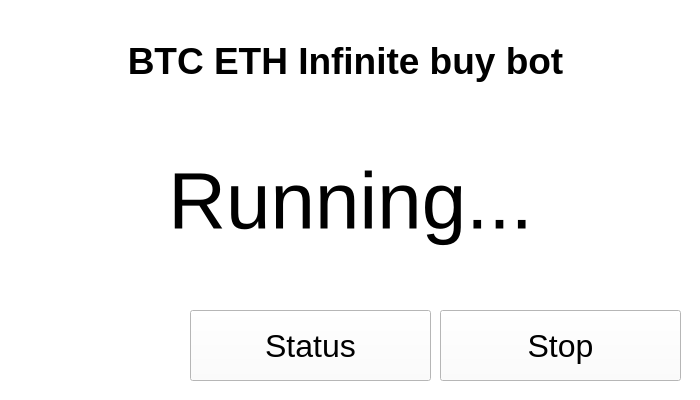
<?xml version="1.0" encoding="UTF-8"?>
<ui version="4.0">
 <class>MainWindow</class>
 <widget class="QMainWindow" name="MainWindow">
  <property name="geometry">
   <rect>
    <x>0</x>
    <y>0</y>
    <width>700</width>
    <height>400</height>
   </rect>
  </property>
  <property name="palette">
   <palette>
    <active>
     <colorrole role="WindowText">
      <brush brushstyle="SolidPattern">
       <color alpha="255">
        <red>0</red>
        <green>0</green>
        <blue>0</blue>
       </color>
      </brush>
     </colorrole>
     <colorrole role="Button">
      <brush brushstyle="SolidPattern">
       <color alpha="255">
        <red>255</red>
        <green>255</green>
        <blue>255</blue>
       </color>
      </brush>
     </colorrole>
     <colorrole role="Light">
      <brush brushstyle="SolidPattern">
       <color alpha="255">
        <red>255</red>
        <green>255</green>
        <blue>255</blue>
       </color>
      </brush>
     </colorrole>
     <colorrole role="Midlight">
      <brush brushstyle="SolidPattern">
       <color alpha="255">
        <red>255</red>
        <green>255</green>
        <blue>255</blue>
       </color>
      </brush>
     </colorrole>
     <colorrole role="Dark">
      <brush brushstyle="SolidPattern">
       <color alpha="255">
        <red>127</red>
        <green>127</green>
        <blue>127</blue>
       </color>
      </brush>
     </colorrole>
     <colorrole role="Mid">
      <brush brushstyle="SolidPattern">
       <color alpha="255">
        <red>170</red>
        <green>170</green>
        <blue>170</blue>
       </color>
      </brush>
     </colorrole>
     <colorrole role="Text">
      <brush brushstyle="SolidPattern">
       <color alpha="255">
        <red>0</red>
        <green>0</green>
        <blue>0</blue>
       </color>
      </brush>
     </colorrole>
     <colorrole role="BrightText">
      <brush brushstyle="SolidPattern">
       <color alpha="255">
        <red>255</red>
        <green>255</green>
        <blue>255</blue>
       </color>
      </brush>
     </colorrole>
     <colorrole role="ButtonText">
      <brush brushstyle="SolidPattern">
       <color alpha="255">
        <red>0</red>
        <green>0</green>
        <blue>0</blue>
       </color>
      </brush>
     </colorrole>
     <colorrole role="Base">
      <brush brushstyle="SolidPattern">
       <color alpha="255">
        <red>255</red>
        <green>255</green>
        <blue>255</blue>
       </color>
      </brush>
     </colorrole>
     <colorrole role="Window">
      <brush brushstyle="SolidPattern">
       <color alpha="255">
        <red>255</red>
        <green>255</green>
        <blue>255</blue>
       </color>
      </brush>
     </colorrole>
     <colorrole role="Shadow">
      <brush brushstyle="SolidPattern">
       <color alpha="255">
        <red>0</red>
        <green>0</green>
        <blue>0</blue>
       </color>
      </brush>
     </colorrole>
     <colorrole role="AlternateBase">
      <brush brushstyle="SolidPattern">
       <color alpha="255">
        <red>255</red>
        <green>255</green>
        <blue>255</blue>
       </color>
      </brush>
     </colorrole>
     <colorrole role="ToolTipBase">
      <brush brushstyle="SolidPattern">
       <color alpha="255">
        <red>255</red>
        <green>255</green>
        <blue>220</blue>
       </color>
      </brush>
     </colorrole>
     <colorrole role="ToolTipText">
      <brush brushstyle="SolidPattern">
       <color alpha="255">
        <red>0</red>
        <green>0</green>
        <blue>0</blue>
       </color>
      </brush>
     </colorrole>
    </active>
    <inactive>
     <colorrole role="WindowText">
      <brush brushstyle="SolidPattern">
       <color alpha="255">
        <red>0</red>
        <green>0</green>
        <blue>0</blue>
       </color>
      </brush>
     </colorrole>
     <colorrole role="Button">
      <brush brushstyle="SolidPattern">
       <color alpha="255">
        <red>255</red>
        <green>255</green>
        <blue>255</blue>
       </color>
      </brush>
     </colorrole>
     <colorrole role="Light">
      <brush brushstyle="SolidPattern">
       <color alpha="255">
        <red>255</red>
        <green>255</green>
        <blue>255</blue>
       </color>
      </brush>
     </colorrole>
     <colorrole role="Midlight">
      <brush brushstyle="SolidPattern">
       <color alpha="255">
        <red>255</red>
        <green>255</green>
        <blue>255</blue>
       </color>
      </brush>
     </colorrole>
     <colorrole role="Dark">
      <brush brushstyle="SolidPattern">
       <color alpha="255">
        <red>127</red>
        <green>127</green>
        <blue>127</blue>
       </color>
      </brush>
     </colorrole>
     <colorrole role="Mid">
      <brush brushstyle="SolidPattern">
       <color alpha="255">
        <red>170</red>
        <green>170</green>
        <blue>170</blue>
       </color>
      </brush>
     </colorrole>
     <colorrole role="Text">
      <brush brushstyle="SolidPattern">
       <color alpha="255">
        <red>0</red>
        <green>0</green>
        <blue>0</blue>
       </color>
      </brush>
     </colorrole>
     <colorrole role="BrightText">
      <brush brushstyle="SolidPattern">
       <color alpha="255">
        <red>255</red>
        <green>255</green>
        <blue>255</blue>
       </color>
      </brush>
     </colorrole>
     <colorrole role="ButtonText">
      <brush brushstyle="SolidPattern">
       <color alpha="255">
        <red>0</red>
        <green>0</green>
        <blue>0</blue>
       </color>
      </brush>
     </colorrole>
     <colorrole role="Base">
      <brush brushstyle="SolidPattern">
       <color alpha="255">
        <red>255</red>
        <green>255</green>
        <blue>255</blue>
       </color>
      </brush>
     </colorrole>
     <colorrole role="Window">
      <brush brushstyle="SolidPattern">
       <color alpha="255">
        <red>255</red>
        <green>255</green>
        <blue>255</blue>
       </color>
      </brush>
     </colorrole>
     <colorrole role="Shadow">
      <brush brushstyle="SolidPattern">
       <color alpha="255">
        <red>0</red>
        <green>0</green>
        <blue>0</blue>
       </color>
      </brush>
     </colorrole>
     <colorrole role="AlternateBase">
      <brush brushstyle="SolidPattern">
       <color alpha="255">
        <red>255</red>
        <green>255</green>
        <blue>255</blue>
       </color>
      </brush>
     </colorrole>
     <colorrole role="ToolTipBase">
      <brush brushstyle="SolidPattern">
       <color alpha="255">
        <red>255</red>
        <green>255</green>
        <blue>220</blue>
       </color>
      </brush>
     </colorrole>
     <colorrole role="ToolTipText">
      <brush brushstyle="SolidPattern">
       <color alpha="255">
        <red>0</red>
        <green>0</green>
        <blue>0</blue>
       </color>
      </brush>
     </colorrole>
    </inactive>
    <disabled>
     <colorrole role="WindowText">
      <brush brushstyle="SolidPattern">
       <color alpha="255">
        <red>127</red>
        <green>127</green>
        <blue>127</blue>
       </color>
      </brush>
     </colorrole>
     <colorrole role="Button">
      <brush brushstyle="SolidPattern">
       <color alpha="255">
        <red>255</red>
        <green>255</green>
        <blue>255</blue>
       </color>
      </brush>
     </colorrole>
     <colorrole role="Light">
      <brush brushstyle="SolidPattern">
       <color alpha="255">
        <red>255</red>
        <green>255</green>
        <blue>255</blue>
       </color>
      </brush>
     </colorrole>
     <colorrole role="Midlight">
      <brush brushstyle="SolidPattern">
       <color alpha="255">
        <red>255</red>
        <green>255</green>
        <blue>255</blue>
       </color>
      </brush>
     </colorrole>
     <colorrole role="Dark">
      <brush brushstyle="SolidPattern">
       <color alpha="255">
        <red>127</red>
        <green>127</green>
        <blue>127</blue>
       </color>
      </brush>
     </colorrole>
     <colorrole role="Mid">
      <brush brushstyle="SolidPattern">
       <color alpha="255">
        <red>170</red>
        <green>170</green>
        <blue>170</blue>
       </color>
      </brush>
     </colorrole>
     <colorrole role="Text">
      <brush brushstyle="SolidPattern">
       <color alpha="255">
        <red>127</red>
        <green>127</green>
        <blue>127</blue>
       </color>
      </brush>
     </colorrole>
     <colorrole role="BrightText">
      <brush brushstyle="SolidPattern">
       <color alpha="255">
        <red>255</red>
        <green>255</green>
        <blue>255</blue>
       </color>
      </brush>
     </colorrole>
     <colorrole role="ButtonText">
      <brush brushstyle="SolidPattern">
       <color alpha="255">
        <red>127</red>
        <green>127</green>
        <blue>127</blue>
       </color>
      </brush>
     </colorrole>
     <colorrole role="Base">
      <brush brushstyle="SolidPattern">
       <color alpha="255">
        <red>255</red>
        <green>255</green>
        <blue>255</blue>
       </color>
      </brush>
     </colorrole>
     <colorrole role="Window">
      <brush brushstyle="SolidPattern">
       <color alpha="255">
        <red>255</red>
        <green>255</green>
        <blue>255</blue>
       </color>
      </brush>
     </colorrole>
     <colorrole role="Shadow">
      <brush brushstyle="SolidPattern">
       <color alpha="255">
        <red>0</red>
        <green>0</green>
        <blue>0</blue>
       </color>
      </brush>
     </colorrole>
     <colorrole role="AlternateBase">
      <brush brushstyle="SolidPattern">
       <color alpha="255">
        <red>255</red>
        <green>255</green>
        <blue>255</blue>
       </color>
      </brush>
     </colorrole>
     <colorrole role="ToolTipBase">
      <brush brushstyle="SolidPattern">
       <color alpha="255">
        <red>255</red>
        <green>255</green>
        <blue>220</blue>
       </color>
      </brush>
     </colorrole>
     <colorrole role="ToolTipText">
      <brush brushstyle="SolidPattern">
       <color alpha="255">
        <red>0</red>
        <green>0</green>
        <blue>0</blue>
       </color>
      </brush>
     </colorrole>
    </disabled>
   </palette>
  </property>
  <property name="windowTitle">
   <string>MainWindow</string>
  </property>
  <widget class="QWidget" name="centralwidget">
   <widget class="QPushButton" name="stopButton">
    <property name="geometry">
     <rect>
      <x>440</x>
      <y>310</y>
      <width>241</width>
      <height>71</height>
     </rect>
    </property>
    <property name="font">
     <font>
      <family>Arial</family>
      <pointsize>24</pointsize>
      <weight>50</weight>
      <bold>false</bold>
     </font>
    </property>
    <property name="text">
     <string>Stop</string>
    </property>
   </widget>
   <widget class="QLabel" name="title">
    <property name="geometry">
     <rect>
      <x>40</x>
      <y>30</y>
      <width>611</width>
      <height>61</height>
     </rect>
    </property>
    <property name="font">
     <font>
      <family>Arial</family>
      <pointsize>28</pointsize>
      <weight>75</weight>
      <bold>true</bold>
     </font>
    </property>
    <property name="text">
     <string>BTC ETH Infinite buy bot</string>
    </property>
    <property name="alignment">
     <set>Qt::AlignCenter</set>
    </property>
   </widget>
   <widget class="QLabel" name="label">
    <property name="geometry">
     <rect>
      <x>10</x>
      <y>120</y>
      <width>681</width>
      <height>161</height>
     </rect>
    </property>
    <property name="font">
     <font>
      <family>Arial</family>
      <pointsize>60</pointsize>
     </font>
    </property>
    <property name="text">
     <string>Running...</string>
    </property>
    <property name="alignment">
     <set>Qt::AlignCenter</set>
    </property>
   </widget>
   <widget class="QPushButton" name="statusButton">
    <property name="geometry">
     <rect>
      <x>190</x>
      <y>310</y>
      <width>241</width>
      <height>71</height>
     </rect>
    </property>
    <property name="font">
     <font>
      <family>Arial</family>
      <pointsize>24</pointsize>
      <weight>50</weight>
      <bold>false</bold>
     </font>
    </property>
    <property name="text">
     <string>Status</string>
    </property>
   </widget>
  </widget>
 </widget>
 <resources/>
 <connections/>
</ui>
